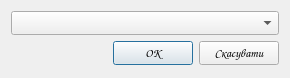
<?xml version="1.0" encoding="UTF-8"?>
<ui version="4.0">
 <class>CopyRestoreDbDialog</class>
 <widget class="QDialog" name="CopyRestoreDbDialog">
  <property name="windowModality">
   <enum>Qt::WindowModal</enum>
  </property>
  <property name="geometry">
   <rect>
    <x>0</x>
    <y>0</y>
    <width>290</width>
    <height>78</height>
   </rect>
  </property>
  <property name="minimumSize">
   <size>
    <width>290</width>
    <height>78</height>
   </size>
  </property>
  <property name="maximumSize">
   <size>
    <width>290</width>
    <height>78</height>
   </size>
  </property>
  <property name="font">
   <font>
    <family>Comic Sans MS</family>
   </font>
  </property>
  <property name="windowTitle">
   <string>Копіювати/відновити БД</string>
  </property>
  <property name="windowIcon">
   <iconset resource="pics.qrc">
    <normaloff>:/pics/db_copy_restore.png</normaloff>:/pics/db_copy_restore.png</iconset>
  </property>
  <property name="modal">
   <bool>true</bool>
  </property>
  <layout class="QVBoxLayout" name="verticalLayout">
   <item>
    <widget class="QComboBox" name="options_cb"/>
   </item>
   <item>
    <layout class="QHBoxLayout" name="horizontalLayout">
     <item>
      <spacer name="horizontalSpacer">
       <property name="orientation">
        <enum>Qt::Horizontal</enum>
       </property>
       <property name="sizeHint" stdset="0">
        <size>
         <width>40</width>
         <height>20</height>
        </size>
       </property>
      </spacer>
     </item>
     <item>
      <widget class="QPushButton" name="ok_pb">
       <property name="text">
        <string>ОК</string>
       </property>
      </widget>
     </item>
     <item>
      <widget class="QPushButton" name="cancel_pb">
       <property name="text">
        <string>Скасувати</string>
       </property>
      </widget>
     </item>
    </layout>
   </item>
  </layout>
 </widget>
 <resources>
  <include location="pics.qrc"/>
 </resources>
 <connections/>
</ui>
